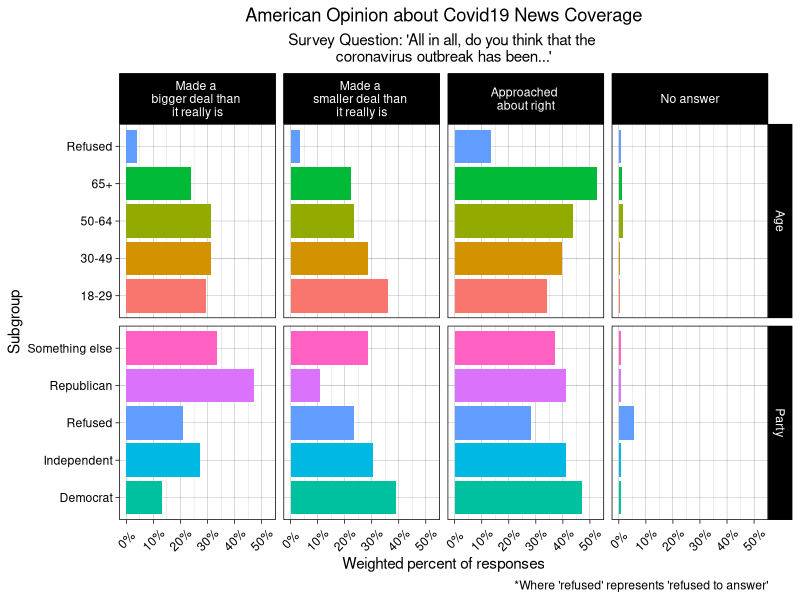

Source code (R):
## ---- chunk 1
knitr::opts_chunk$set(echo = TRUE, error = TRUE)
## ---- chunk 2
install.packages('survey') #install this package for analysis of data analysis
library(survey)
install.packages('tidyverse')
library(tidyverse)
library("ggplot2")
library(foreign) #needed to import my dataset
library(scales) #needed to later convert my x-axis labels from decimal to percent
## ---- chunk 3
Covid_data <- read.spss("Pathways April 2020 (ATP W66).sav", to.data.frame = TRUE) 
## ---- chunk 4
#names(Covid_data) #variables corresponding to each survey question
## ---- chunk 5
#limit to select columns, also renaming some columns
select_Covid_data <- Covid_data %>%
  select(weight = WEIGHT_W66, response = COVIDDEAL_W66, Age = F_AGECAT, Party = F_PARTY_FINAL) 

head(select_Covid_data) #checking that it worked
## ---- chunk 6
select_Covid_data_long <- select_Covid_data %>%
  gather(key = subgroup_variable, value = subgroup, Age, Party)
## ---- chunk 7

newstrust <-  select_Covid_data_long %>%
  group_by(subgroup_variable, subgroup, response) %>% 
  summarise(weighted_n = sum(weight))  %>%  #get the total sums of weights n for each category 
  group_by(subgroup) %>% #group to get subgroup category size
#add columns to get proportion values
  mutate(weighted_group_size = sum(weighted_n), 
         weighted_percent_responders = weighted_n / weighted_group_size
         )
## ---- chunk 8
#renaming the "response" subvariables
newstrust$response <- 
 recode( newstrust$response, "Made a BIGGER deal than it really is" = "Made a \nbigger deal than \nit really is", "Made a SMALLER deal than it really is" = "Made a \nsmaller deal than \nit really is", "Approached about right" = "Approached \nabout right", "Refused" = "No answer")

ggplot(newstrust, aes(x = weighted_percent_responders, y = subgroup, fill = factor(subgroup))) +
   geom_bar(stat='identity') +
   scale_x_continuous(name = "Weighted percent of responses", labels = percent) +
   scale_y_discrete(name = "Subgroup") +
         facet_grid(cols = vars(response),
                    rows = vars(subgroup_variable),
                    scales = "free_y",
                    space = "free") +
         theme(axis.title.y = element_blank()) +
         theme_linedraw() +
  labs(title = "American Opinion about Covid19 News Coverage", 
       subtitle = "Survey Question: 'All in all, do you think that the \ncoronavirus outbreak has been...'", 
       caption = "*Where 'refused' represents 'refused to answer'" ) +
   theme(plot.title = element_text(hjust = 0.5), 
         plot.subtitle = element_text(hjust = 0.5), 
         axis.text.x = element_text(angle = 45, vjust = 0.5), 
         legend.position = "None") 
